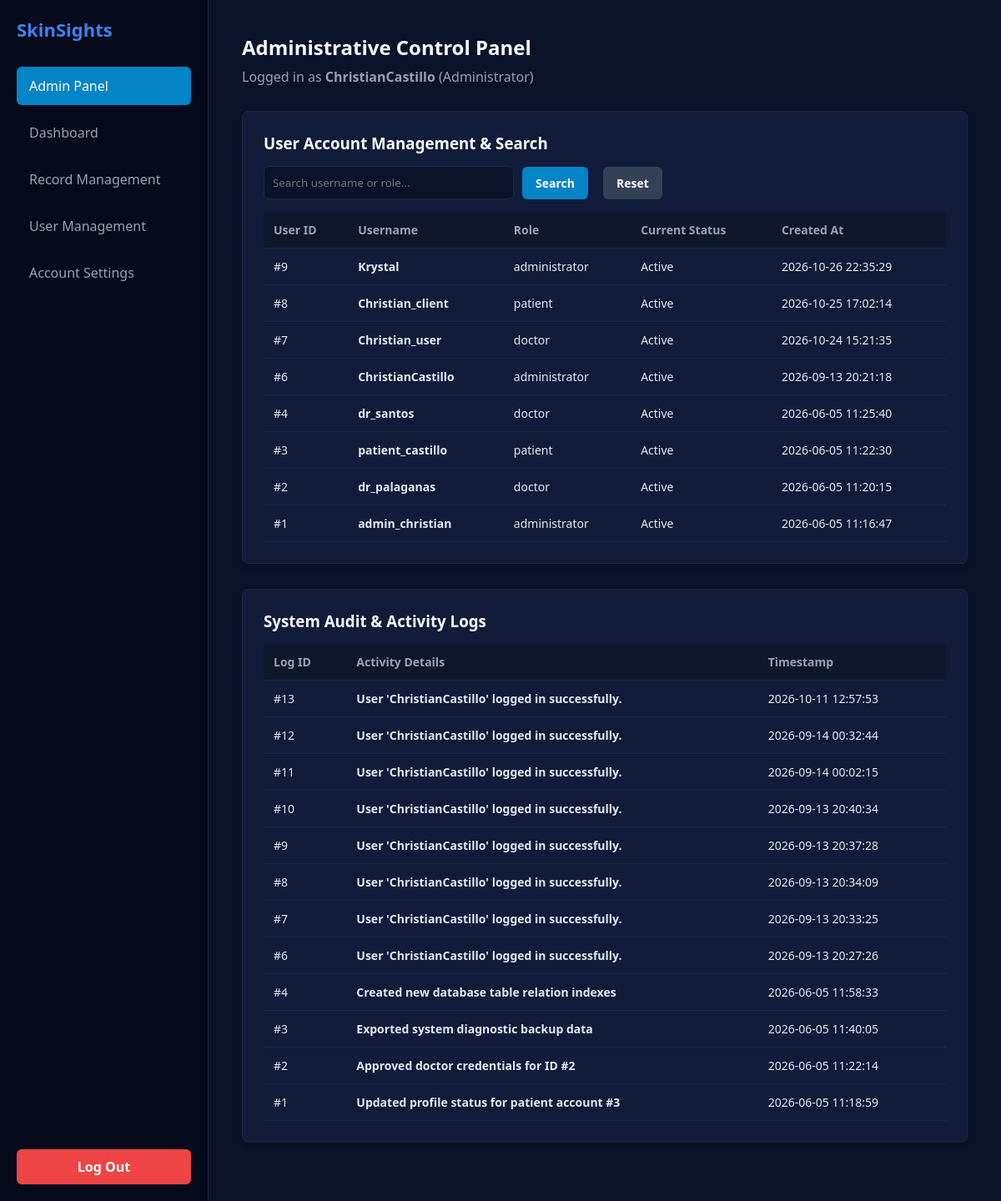
Page /admin_panel.php (signed in) on the committed database.
### tables this page shows
CREATE TABLE `user` (
  `user_id` int(11) NOT NULL,
  `user_type_id` int(11) NOT NULL,
  `user_status_id` int(11) NOT NULL DEFAULT 1,
  `user_username` varchar(25) NOT NULL,
  `user_password` varchar(255) NOT NULL,
  `user_created_at` datetime NOT NULL DEFAULT current_timestamp()
);

CREATE TABLE `audit_log` (
  `audit_id` int(11) NOT NULL,
  `user_id` int(11) NOT NULL,
  `action_perform` varchar(255) NOT NULL,
  `audit_timestamp` datetime NOT NULL DEFAULT current_timestamp()
);

### admin_panel.php (the view, shortened to what this page needs)
<?php
require_once 'db.php';
$username = $_SESSION['username'] ?? 'Administrator';
$search = trim($_GET['search'] ?? '');
if (!empty($search)) {
    $stmt = $pdo->prepare("SELECT u.user_id, u.user_username,
                           COALESCE(ut.user_type_name, 'User') AS user_type_name,
                           COALESCE(us.status_name, 'Active') AS status_name,
                           u.user_created_at
                           FROM user u
                           LEFT JOIN user_type ut ON u.user_type_id = ut.user_type_id
                           LEFT JOIN user_status us ON u.user_status_id = us.user_status_id
                           WHERE u.user_username LIKE ? OR ut.user_type_name LIKE ?
                           ORDER BY u.user_id DESC");
    $stmt->execute(["%$search%", "%$search%"]);
    $users = $stmt->fetchAll();
} else {
    $users = $pdo->query("SELECT u.user_id, u.user_username,
                          COALESCE(ut.user_type_name, 'User') AS user_type_name,
                          COALESCE(us.status_name, 'Active') AS status_name,
                          u.user_created_at
                          FROM user u
                          LEFT JOIN user_type ut ON u.user_type_id = ut.user_type_id
                          LEFT JOIN user_status us ON u.user_status_id = us.user_status_id
                          ORDER BY u.user_id DESC")->fetchAll();
}
try {
    $audit_logs = $pdo->query("SELECT * FROM audit_log ORDER BY 1 DESC LIMIT 20")->fetchAll();
} catch (\Exception $e) {
    $audit_logs = [];
}
?>
<!DOCTYPE html>
<html lang="en">
<head>
</head>
<body>
<div class="sidebar">
    <div>
        <div class="sidebar-brand">SkinSights</div>
        <div class="nav-links">
            <?php if (isset($_SESSION['user_type_id']) && $_SESSION['user_type_id'] == 1): ?>
                <a href="admin_panel.php" class="nav-link <?php echo basename($_SERVER['PHP_SELF']) == 'admin_panel.php' ? 'active' : ''; ?>">Admin Panel</a>
            <?php endif; ?>
            <a href="dashboard.php" class="nav-link <?php echo basename($_SERVER['PHP_SELF']) == 'dashboard.php' ? 'active' : ''; ?>">Dashboard</a>
            <a href="manage_records.php" class="nav-link <?php echo basename($_SERVER['PHP_SELF']) == 'manage_records.php' ? 'active' : ''; ?>">Record Management</a>
            <?php if (isset($_SESSION['user_type_id']) && $_SESSION['user_type_id'] == 1): ?>
                <a href="user_management.php" class="nav-link <?php echo basename($_SERVER['PHP_SELF']) == 'user_management.php' ? 'active' : ''; ?>">User Management</a>
            <?php endif; ?>
            <a href="change_password.php" class="nav-link <?php echo basename($_SERVER['PHP_SELF']) == 'change_password.php' ? 'active' : ''; ?>">Account Settings</a>
        </div>
    </div>
    <div>
        <a href="logout.php" class="logout-btn">Log Out</a>
    </div>
</div>
<div class="main-content">
    <h2>Administrative Control Panel</h2>
    <p class="subtitle">Logged in as <strong><?php echo htmlspecialchars($username); ?></strong> (Administrator)</p>
    <div class="card">
        <h3 style="margin-bottom: 15px; color: #f8fafc;">User Account Management & Search</h3>
        <form method="GET" class="search-form">
            <input type="text" name="search" placeholder="Search username or role..." value="<?php echo htmlspecialchars($search); ?>">
            <button type="submit">Search</button>
            <a href="admin_panel.php" class="btn-secondary" style="padding: 10px 16px; border-radius: 6px; font-weight: bold; font-size: 14px; color: white;">Reset</a>
        </form>
        <table>
            <thead>
                <tr>
                    <th>User ID</th>
                    <th>Username</th>
                    <th>Role</th>
                    <th>Current Status</th>
                    <th>Created At</th>
                </tr>
            </thead>
            <tbody>
                <?php if (count($users) > 0): ?>
                    <?php foreach ($users as $u): ?>
                    <tr>
                        <td>#<?php echo $u['user_id']; ?></td>
                        <td><strong><?php echo htmlspecialchars($u['user_username']); ?></strong></td>
                        <td><?php echo htmlspecialchars($u['user_type_name']); ?></td>
                        <td><?php echo htmlspecialchars($u['status_name']); ?></td>
                        <td><?php echo $u['user_created_at']; ?></td>
                    </tr>
                    <?php endforeach; ?>
                <?php else: ?>
                    <tr><td colspan="5" style="text-align: center; color: #94a3b8;">No users found.</td></tr>
                <?php endif; ?>
            </tbody>
        </table>
    </div>
    <div class="card">
        <h3 style="margin-bottom: 15px; color: #f8fafc;">System Audit & Activity Logs</h3>
        <table>
            <thead>
                <tr>
                    <th>Log ID</th>
                    <th>Activity Details</th>
                    <th>Timestamp</th>
                </tr>
            </thead>
            <tbody>
                <?php if (count($audit_logs) > 0): ?>
                    <?php foreach ($audit_logs as $log):
                        $log_id = $log['audit_id'] ?? $log['id'] ?? reset($log);
                        $details = $log['action'] ?? $log['activity'] ?? $log['description'] ?? '';
                        if (!$details) {
                            foreach ($log as $val) {
                                if (is_string($val) && strlen($val) > 5 && !preg_match('/^\d{4}-\d{2}-\d{2}/', $val)) {
                                    $details = $val;
                                    break;
                                }
                            }
                        }
                        if ($details === 'User logged in successfully.') {
                            $details = "User '{$username}' logged in successfully.";
                        }
                        $timestamp = $log['timestamp'] ?? $log['created_at'] ?? '';
                        if (!$timestamp) {
                            foreach ($log as $val) {
                                if (is_string($val) && preg_match('/^\d{4}-\d{2}-\d{2}/', $val)) {
                                    $timestamp = $val;
                                    break;
                                }
                            }
                        }
                    ?>
                    <tr>
                        <td>#<?php echo htmlspecialchars($log_id); ?></td>
                        <td><strong><?php echo htmlspecialchars($details); ?></strong></td>
                        <td><?php echo htmlspecialchars($timestamp); ?></td>
                    </tr>
                    <?php endforeach; ?>
                <?php else: ?>
                    <tr><td colspan="3" style="text-align: center; color: #94a3b8;">No audit logs recorded yet.</td></tr>
                <?php endif; ?>
            </tbody>
        </table>
    </div>
</div>
</body>
</html>

### admin_panel.php (style rules this page uses)
* { box-sizing: border-box; margin: 0; padding: 0; font-family: 'Segoe UI', Tahoma, Geneva, Verdana, sans-serif; }
body { background-color: #0b132b; color: #fff; display: flex; height: 100vh; overflow: hidden; }
.sidebar { width: 250px; background-color: #070a1a; display: flex; flex-direction: column; justify-content: space-between; padding: 20px; border-right: 1px solid #1e293b; }
.sidebar-brand { font-size: 22px; font-weight: bold; color: #3b82f6; margin-bottom: 30px; }
.nav-links { display: flex; flex-direction: column; gap: 10px; flex: 1; }
.nav-link { color: #94a3b8; text-decoration: none; padding: 12px 15px; border-radius: 6px; font-weight: 500; transition: 0.2s; }
.nav-link:hover, .nav-link.active { background-color: #0284c7; color: #fff; }
.logout-btn { background-color: #ef4444; color: white; text-align: center; padding: 10px; border-radius: 6px; text-decoration: none; font-weight: bold; display: block; }
.main-content { flex: 1; padding: 40px; overflow-y: auto; background-color: #0b132b; }
h2 { font-size: 24px; margin-bottom: 8px; color: #f8fafc; }
p.subtitle { color: #94a3b8; margin-bottom: 30px; }
.card { background-color: #111c3a; padding: 25px; border-radius: 8px; border: 1px solid #1e293b; margin-bottom: 30px; box-shadow: 0 4px 6px rgba(0,0,0,0.2); }
table { width: 100%; border-collapse: collapse; margin-top: 15px; }
th, td { padding: 12px; border-bottom: 1px solid #1e293b; text-align: left; color: #e2e8f0; font-size: 14px; }
th { color: #94a3b8; font-weight: 600; background-color: #0f172a; }
input[type="text"] { background-color: #0b132b; color: #fff; border: 1px solid #1e293b; padding: 10px; border-radius: 6px; width: 300px; outline: none; }
button { background-color: #0284c7; color: white; border: none; padding: 10px 16px; border-radius: 6px; cursor: pointer; font-weight: bold; font-size: 14px; }
.btn-secondary { background-color: #334155; margin-left: 8px; text-decoration: none; display: inline-block; text-align: center; }
.search-form { display: flex; gap: 10px; margin-bottom: 15px; align-items: center; }

### rows in the picture
user: user_id "9", user_username "Krystal", user_type_name "administrator", status_name "Active", user_created_at "2026-10-26 22:35:29"
user: user_id "8", user_username "Christian_client", user_type_name "patient", status_name "Active", user_created_at "2026-10-25 17:02:14"
user: user_id "7", user_username "Christian_user", user_type_name "doctor", status_name "Active", user_created_at "2026-10-24 15:21:35"
user: user_id "6", user_username "ChristianCastillo", user_type_name "administrator", status_name "Active", user_created_at "2026-09-13 20:21:18"
user: user_id "4", user_username "dr_santos", user_type_name "doctor", status_name "Active", user_created_at "2026-06-05 11:25:40"
user: user_id "3", user_username "patient_castillo", user_type_name "patient", status_name "Active", user_created_at "2026-06-05 11:22:30"
user: user_id "2", user_username "dr_palaganas", user_type_name "doctor", status_name "Active", user_created_at "2026-06-05 11:20:15"
user: user_id "1", user_username "admin_christian", user_type_name "administrator", status_name "Active", user_created_at "2026-06-05 11:16:47"
audit_log: audit_id "13", details "User 'ChristianCastillo' logged in successfully.", audit_timestamp "2026-10-11 12:57:53"
audit_log: audit_id "12", details "User 'ChristianCastillo' logged in successfully.", audit_timestamp "2026-09-14 00:32:44"
audit_log: audit_id "11", details "User 'ChristianCastillo' logged in successfully.", audit_timestamp "2026-09-14 00:02:15"
audit_log: audit_id "10", details "User 'ChristianCastillo' logged in successfully.", audit_timestamp "2026-09-13 20:40:34"
audit_log: audit_id "9", details "User 'ChristianCastillo' logged in successfully.", audit_timestamp "2026-09-13 20:37:28"
audit_log: audit_id "8", details "User 'ChristianCastillo' logged in successfully.", audit_timestamp "2026-09-13 20:34:09"
audit_log: audit_id "7", details "User 'ChristianCastillo' logged in successfully.", audit_timestamp "2026-09-13 20:33:25"
audit_log: audit_id "6", details "User 'ChristianCastillo' logged in successfully.", audit_timestamp "2026-09-13 20:27:26"
audit_log: audit_id "4", action_perform "Created new database table relation indexes", audit_timestamp "2026-06-05 11:58:33"
audit_log: audit_id "3", action_perform "Exported system diagnostic backup data", audit_timestamp "2026-06-05 11:40:05"
audit_log: audit_id "2", action_perform "Approved doctor credentials for ID #2", audit_timestamp "2026-06-05 11:22:14"
audit_log: audit_id "1", action_perform "Updated profile status for patient account #3", audit_timestamp "2026-06-05 11:18:59"

### other values in the picture
$username "ChristianCastillo"
